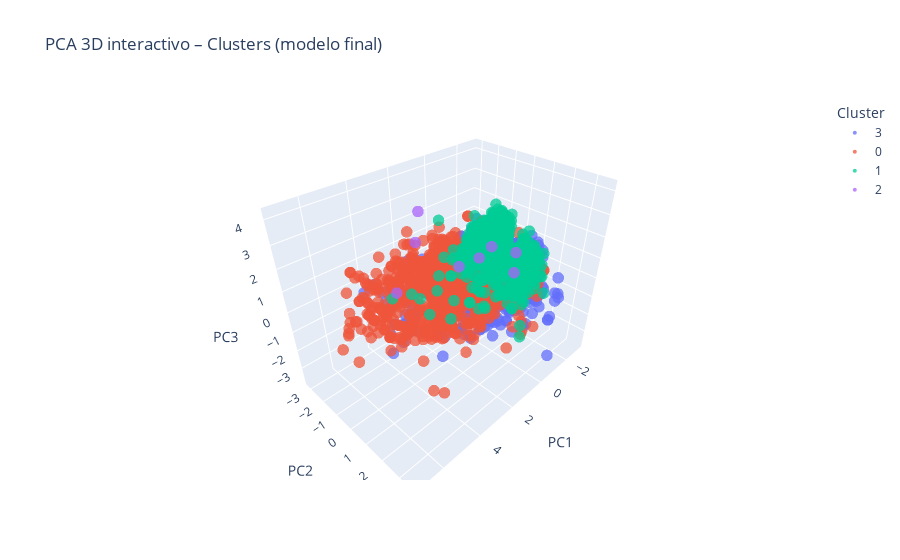

The notebook cell saved with this chart:
### Code cell
plt.figure(figsize=(6,4))
plt.scatter(p2[:,0], p2[:,1], c=df_final['cluster'], s=12)
plt.title('PCA 2D – Clusters (modelo final)')
plt.xlabel('PC1'); plt.ylabel('PC2')
plt.show()
print("Varianza explicada (PC1, PC2):", pca2.explained_variance_ratio_)

# PCA 3D (Plotly)
pca3 = PCA(n_components=3)
p3 = pca3.fit_transform(X_pca)

import plotly.express as px
df_plotly = pd.DataFrame({'PC1': p3[:,0], 'PC2': p3[:,1], 'PC3': p3[:,2], 'Cluster': df_final['cluster'].astype(str)})
fig = px.scatter_3d(df_plotly, x='PC1', y='PC2', z='PC3', color='Cluster', opacity=0.75,
                    title='PCA 3D interactivo – Clusters (modelo final)')
fig.update_traces(marker=dict(size=4))
fig.show()
print("Varianza explicada (PC1..PC3):", pca3.explained_variance_ratio_)

### Figure 1 — Plotly figure (JSON) as saved in the notebook; plotly's stock layout.template omitted (floating-point values rounded to 4 significant figures; data arrays with more than 128 entries replaced by an {"elided": "..."} marker saying what was removed)
{"data": [{"hovertemplate": "Cluster=3<br>PC1=%{x}<br>PC2=%{y}<br>PC3=%{z}<extra></extra>", "legendgroup": "3", "marker": {"color": "#636efa", "opacity": 0.75, "size": 4, "symbol": "circle"}, "mode": "markers", "name": "3", "scene": "scene", "showlegend": true, "type": "scatter3d", "x": {"elided": "762 float values"}, "y": {"elided": "762 float values"}, "z": {"elided": "762 float values"}}, {"hovertemplate": "Cluster=0<br>PC1=%{x}<br>PC2=%{y}<br>PC3=%{z}<extra></extra>", "legendgroup": "0", "marker": {"color": "#EF553B", "opacity": 0.75, "size": 4, "symbol": "circle"}, "mode": "markers", "name": "0", "scene": "scene", "showlegend": true, "type": "scatter3d", "x": {"elided": "715 float values"}, "y": {"elided": "715 float values"}, "z": {"elided": "715 float values"}}, {"hovertemplate": "Cluster=1<br>PC1=%{x}<br>PC2=%{y}<br>PC3=%{z}<extra></extra>", "legendgroup": "1", "marker": {"color": "#00cc96", "opacity": 0.75, "size": 4, "symbol": "circle"}, "mode": "markers", "name": "1", "scene": "scene", "showlegend": true, "type": "scatter3d", "x": {"elided": "731 float values"}, "y": {"elided": "731 float values"}, "z": {"elided": "731 float values"}}, {"hovertemplate": "Cluster=2<br>PC1=%{x}<br>PC2=%{y}<br>PC3=%{z}<extra></extra>", "legendgroup": "2", "marker": {"color": "#ab63fa", "opacity": 0.75, "size": 4, "symbol": "circle"}, "mode": "markers", "name": "2", "scene": "scene", "showlegend": true, "type": "scatter3d", "x": [2.9, -0.3078, 0.1568, 3.399, -0.2316, 3.243, 0.3677, 7.071], "y": [1.513, 1.613, 0.06865, -0.007348, 0.4027, -0.4225, 2.092, 3.304], "z": [2.313, 1.59, 0.8725, 4.106, 1.405, 2.659, 1.155, 4.18]}], "layout": {"legend": {"title": {"text": "Cluster"}, "tracegroupgap": 0}, "scene": {"domain": {"x": [0, 1], "y": [0, 1]}, "xaxis": {"title": {"text": "PC1"}}, "yaxis": {"title": {"text": "PC2"}}, "zaxis": {"title": {"text": "PC3"}}}, "title": {"text": "PCA 3D interactivo – Clusters (modelo final)"}}}
